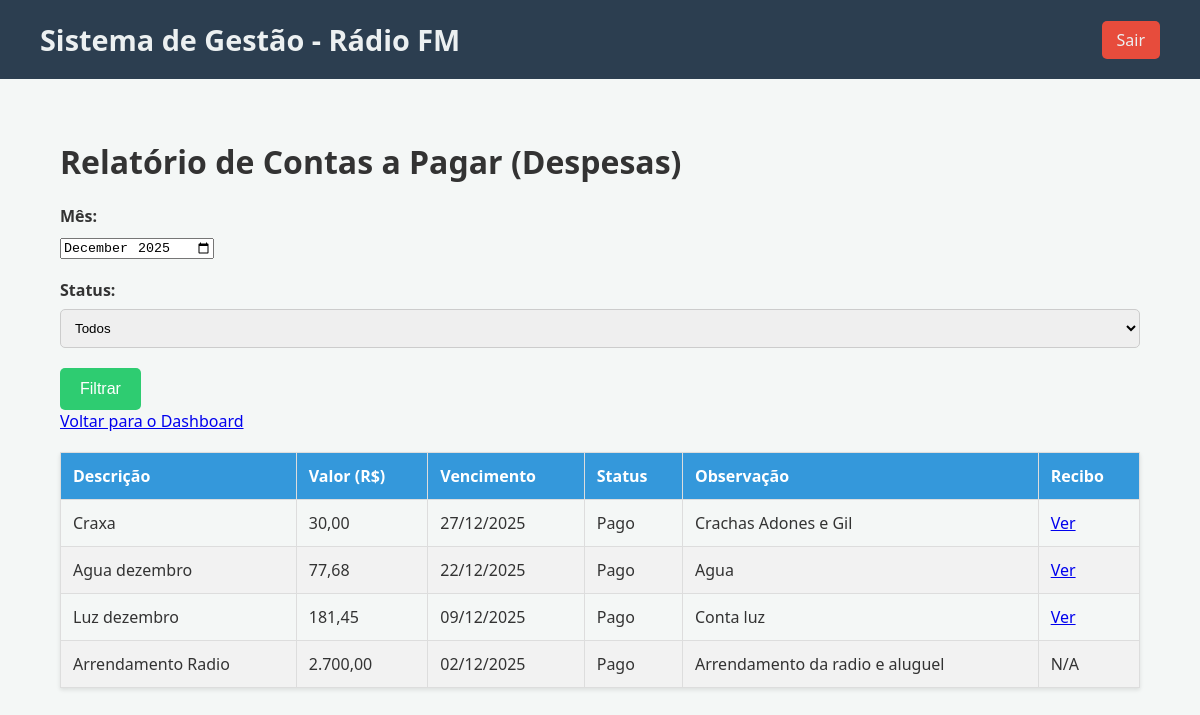
/controle/relatorio_contas_pagar.php (signed in), run on the app's committed database.
### tables this page shows
CREATE TABLE `despesas` (
  `id` int(11) NOT NULL,
  `descricao` varchar(255) NOT NULL,
  `valor` decimal(10,2) NOT NULL,
  `data_vencimento` date NOT NULL,
  `data_pagamento` date DEFAULT NULL,
  `tipo` enum('fixa','normal') NOT NULL,
  `pago` tinyint(1) DEFAULT 0,
  `observacao` text DEFAULT NULL,
  `recibo_path` varchar(255) DEFAULT NULL
);

### controle/relatorio_contas_pagar.php (the view, shortened to what this page needs)
<?php
$page_title = "Relatório de Contas a Pagar (Despesas)";
require_once 'templates/header.php';
$status_filtro = $_GET['status'] ?? 'todos';
$mes_filtro = $_GET['mes'] ?? date('Y-m');
$where_clauses = [];
$params = [];
$types = '';
if (!empty($mes_filtro)) {
    $where_clauses[] = "DATE_FORMAT(data_vencimento, '%Y-%m') = ?";
    $params[] = $mes_filtro;
    $types .= 's';
}
$sql = "SELECT id, descricao, valor, data_vencimento, tipo, pago, observacao, recibo_path FROM despesas";
if (!empty($where_clauses)) {
    $sql .= " WHERE " . implode(" AND ", $where_clauses);
}
$sql .= " ORDER BY data_vencimento DESC";
$stmt = $conn->prepare($sql);
if (!empty($params)) {
    $stmt->bind_param($types, ...$params);
}
$stmt->execute();
$result = $stmt->get_result();
?>
<h1><?php echo $page_title; ?></h1>
<form method="GET" action="">
    <div class="form-group">
        <label for="mes">Mês:</label>
        <input type="month" id="mes" name="mes" value="<?php echo htmlspecialchars($mes_filtro); ?>">
    </div>
    <div class="form-group">
        <label for="status">Status:</label>
        <select id="status" name="status">
            <option value="todos" <?php echo ($status_filtro === 'todos') ? 'selected' : ''; ?>>Todos</option>
        </select>
    </div>
    <button type="submit">Filtrar</button>
</form>
<a href="dashboard.php">Voltar para o Dashboard</a>
<table>
    <thead>
        <tr>
            <th>Descrição</th>
            <th>Valor (R$)</th>
            <th>Vencimento</th>
            <th>Status</th>
            <th>Observação</th>
            <th>Recibo</th>
        </tr>
    </thead>
    <tbody>
        <?php if ($result->num_rows > 0): ?>
            <?php while($row = $result->fetch_assoc()): ?>
                <tr>
                    <td><?php echo htmlspecialchars($row['descricao']); ?></td>
                    <td><?php echo number_format($row['valor'], 2, ',', '.'); ?></td>
                    <td><?php echo date("d/m/Y", strtotime($row['data_vencimento'])); ?></td>
                    <td class="<?php echo $row['pago'] ? 'pago-sim' : 'pago-nao'; ?>"><?php echo $row['pago'] ? 'Pago' : 'Pendente'; ?></td>
                    <td><?php echo htmlspecialchars($row['observacao'] ?? ''); ?></td>
                    <td>
                        <?php if (!empty($row['recibo_path'])): ?>
                            <a href="<?php echo htmlspecialchars($row['recibo_path']); ?>" target="_blank">Ver</a>
                        <?php else: ?>
                            N/A
                        <?php endif; ?>
                    </td>
                </tr>
            <?php endwhile; ?>
        <?php else: ?>
            <tr>
                <td colspan="6">Nenhuma despesa encontrada para os filtros selecionados.</td>
            </tr>
        <?php endif; ?>
    </tbody>
</table>
<?php
require_once 'templates/footer.php';
?>

### controle/assets/style.css (style rules this page uses)
body { font-family: 'Segoe UI', Tahoma, Geneva, Verdana, sans-serif; background-color: #f4f7f6; margin: 0; padding: 0; color: #333; }
table { width: 100%; border-collapse: collapse; margin-top: 20px; box-shadow: 0 2px 4px rgba(0,0,0,0.1); }
th, td { border: 1px solid #ddd; padding: 12px; text-align: left; }
th { background-color: #3498db; color: white; }
tbody tr:nth-child(even) { background-color: #f2f2f2; }
.form-group { margin-bottom: 20px; }
label { display: block; margin-bottom: 8px; font-weight: bold; }
input[type="text"], input[type="email"], input[type="password"], input[type="number"], input[type="date"], select, textarea { width: 100%; padding: 10px; border: 1px solid #ccc; border-radius: 5px; box-sizing: border-box; }
button[type="submit"] { padding: 12px 20px; background-color: #2ecc71; color: white; border: none; border-radius: 5px; cursor: pointer; font-size: 1em; transition: background-color 0.3s; }

### data on the page
despesas: descricao "Craxa", valor "30,00", data_vencimento "27/12/2025", pago "Pago", observacao "Crachas Adones e Gil"
despesas: descricao "Agua dezembro", valor "77,68", data_vencimento "22/12/2025", pago "Pago", observacao "Agua"
despesas: descricao "Luz dezembro", valor "181,45", data_vencimento "09/12/2025", pago "Pago", observacao "Conta luz"
despesas: descricao "Arrendamento Radio", valor "2.700,00", data_vencimento "02/12/2025", pago "Pago", observacao "Arrendamento da radio e aluguel", shows "N/A"

### other printed values
$page_title "Relatório de Contas a Pagar (Despesas)"
